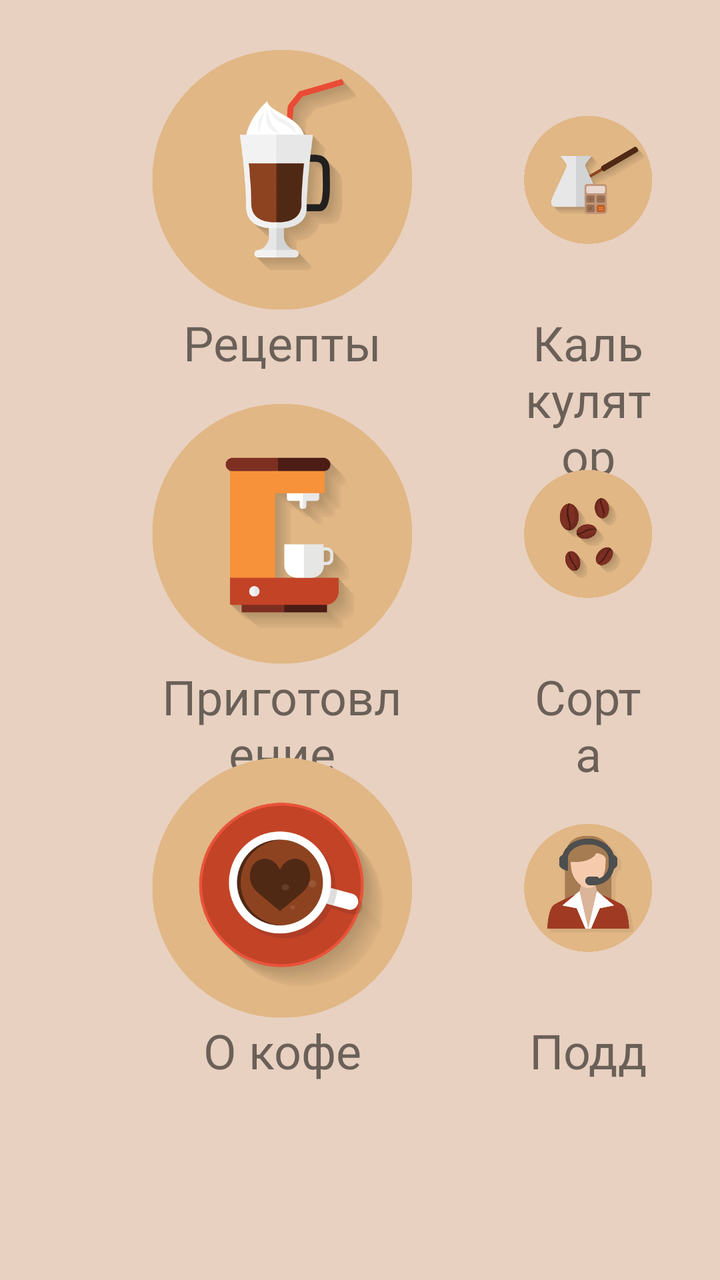
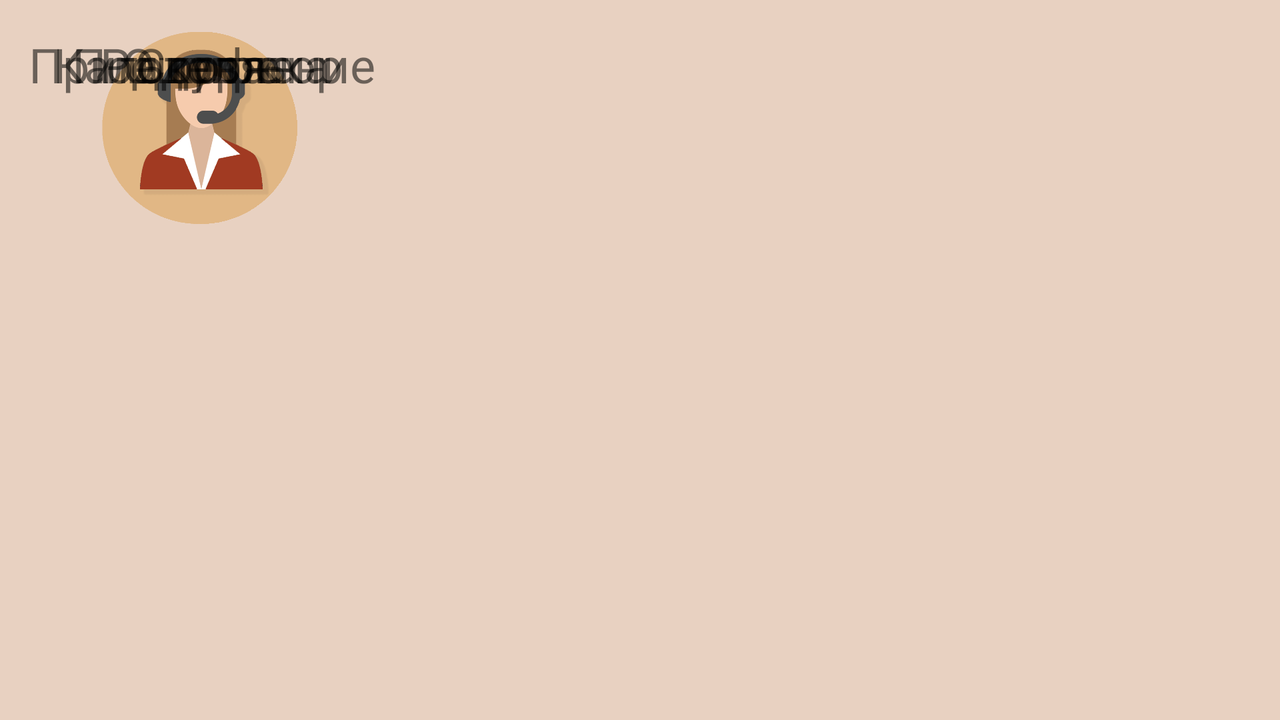

The same Android screen from two of the app's own layout files: first res/layout/ as a phone draws it, then the repository's variant for another configuration, drawn on a device whose configuration selects that folder. Both files follow.
<!-- AndroidManifest.xml: application theme AppTheme -->
<!-- res/layout/activity_main.xml -->
<RelativeLayout xmlns:android="http://schemas.android.com/apk/res/android"
    android:layout_width="match_parent"
    android:layout_height="match_parent"
    android:orientation="vertical"
    android:background="@color/background">
    <FrameLayout
        android:layout_width="match_parent"
        android:id="@+id/main_activity_content_frame"
        android:layout_height="match_parent">

    </FrameLayout>

    <ImageView
        android:layout_width="@dimen/size_pic"
        android:layout_height="@dimen/size_pic"
        android:id="@+id/recipes_button"
        android:src="@drawable/recipes_icon"
        android:scaleType="fitCenter"
        android:gravity="center"
        android:background="@drawable/shadow"
        android:elevation="8dp"
        android:layout_marginLeft="46dp"
        android:layout_marginStart="76dp"
        android:layout_alignTop="@+id/calculator_button" />

    <ImageView
        android:layout_width="@dimen/size_pic"
        android:layout_height="@dimen/size_pic"
        android:id="@+id/calculator_button"
        android:src="@drawable/calculator_icon"
        android:scaleType="fitCenter"
        android:background="@drawable/shadow"
        android:elevation="8dp"
        android:layout_alignParentTop="true"
        android:layout_toRightOf="@+id/recipes_button"
        android:layout_toEndOf="@+id/recipes_button"
        android:layout_marginRight="34dp"
        android:layout_marginLeft="56dp"
        android:layout_marginTop="25dp" />

    <ImageView
        android:layout_width="@dimen/size_pic"
        android:layout_height="@dimen/size_pic"
        android:id="@+id/types_of_devices_button"
        android:src="@drawable/types_of_devices_icon"
        android:scaleType="fitCenter"
        android:background="@drawable/shadow"
        android:elevation="8dp"
        android:gravity="center"
        android:layout_below="@+id/recipes_button"
        android:layout_marginLeft="46dp"
        android:layout_marginStart="76dp"
        android:layout_marginTop="@dimen/margin_top_bottom_icon" />

    <ImageView
        android:layout_width="@dimen/size_pic"
        android:layout_height="@dimen/size_pic"
        android:id="@+id/sort_button"
        android:src="@drawable/beans_sorts_icon"
        android:scaleType="fitCenter"
        android:background="@drawable/shadow"
        android:elevation="8dp"
        android:layout_alignTop="@+id/types_of_devices_button"
        android:layout_marginRight="34dp"
        android:layout_marginLeft="56dp"
        android:layout_toRightOf="@+id/types_of_devices_button" />

    <ImageView
        android:layout_width="@dimen/size_pic"
        android:layout_height="@dimen/size_pic"
        android:id="@+id/about_button"
        android:src="@drawable/about_coffee_icon"
        android:scaleType="fitCenter"
        android:background="@drawable/shadow"
        android:elevation="8dp"
        android:layout_below="@+id/types_of_devices_button"
        android:layout_marginLeft="46dp"
        android:layout_marginStart="76dp"
        android:layout_marginTop="@dimen/margin_top_bottom_icon" />

    <ImageView
        android:layout_width="@dimen/size_pic"
        android:layout_height="@dimen/size_pic"
        android:id="@+id/support_button"
        android:src="@drawable/support_icon"
        android:scaleType="fitCenter"
        android:background="@drawable/shadow"
        android:elevation="8dp"
        android:layout_marginRight="34dp"
        android:layout_marginLeft="56dp"
        android:layout_toRightOf="@+id/about_button"
        android:layout_below="@+id/sort_button"
        android:layout_alignTop="@+id/about_button" />

    <TextView
        android:layout_width="wrap_content"
        android:layout_height="wrap_content"
        android:text="@string/recipes"
        android:id="@+id/textView"
        android:textSize="@dimen/activity_types_name"
        android:layout_alignRight="@+id/recipes_button"
        android:layout_alignEnd="@+id/recipes_button"
        android:layout_below="@+id/recipes_button"
        android:layout_alignLeft="@+id/recipes_button"
        android:layout_alignStart="@+id/recipes_button"
        android:layout_alignParentBottom="false"
        android:layout_alignParentTop="false"
        android:gravity="center_vertical|center_horizontal" />

    <TextView
        android:layout_width="wrap_content"
        android:layout_height="wrap_content"
        android:text="@string/calculator"
        android:id="@+id/textView2"
        android:textSize="@dimen/activity_types_name"
        android:layout_alignRight="@+id/calculator_button"
        android:layout_alignEnd="@+id/calculator_button"
        android:layout_alignTop="@+id/textView"
        android:layout_alignLeft="@+id/calculator_button"
        android:layout_alignStart="@+id/calculator_button"
        android:gravity="center_vertical|center_horizontal" />

    <TextView
        android:layout_width="wrap_content"
        android:layout_height="wrap_content"
        android:text="@string/sorts"
        android:id="@+id/textView3"
        android:textSize="@dimen/activity_types_name"
        android:layout_alignTop="@+id/textView4"
        android:layout_alignLeft="@+id/sort_button"
        android:layout_alignStart="@+id/sort_button"
        android:layout_alignRight="@+id/sort_button"
        android:layout_alignEnd="@+id/sort_button"
        android:gravity="center_horizontal" />

    <TextView
        android:layout_width="wrap_content"
        android:layout_height="wrap_content"
        android:text="@string/devices"
        android:id="@+id/textView4"
        android:textSize="@dimen/activity_types_name"
        android:layout_alignRight="@+id/types_of_devices_button"
        android:layout_alignEnd="@+id/types_of_devices_button"
        android:layout_below="@+id/types_of_devices_button"
        android:gravity="center_horizontal"
        android:layout_alignLeft="@+id/about_button"
        android:layout_alignStart="@+id/about_button" />

    <TextView
        android:layout_width="wrap_content"
        android:layout_height="wrap_content"
        android:text="@string/about"
        android:id="@+id/textView5"
        android:textSize="@dimen/activity_types_name"
        android:layout_gravity="center"
        android:lines="1"
        android:layout_alignLeft="@+id/about_button"
        android:layout_alignStart="@+id/about_button"
        android:layout_below="@+id/about_button"
        android:layout_alignRight="@+id/about_button"
        android:layout_alignEnd="@+id/about_button"
        android:gravity="center_horizontal" />

    <TextView
        android:layout_width="wrap_content"
        android:layout_height="wrap_content"
        android:text="@string/support"
        android:id="@+id/textView6"
        android:textSize="@dimen/activity_types_name"
        android:layout_gravity="center"
        android:lines="1"
        android:layout_alignTop="@+id/textView5"
        android:layout_alignRight="@+id/support_button"
        android:layout_alignEnd="@+id/support_button"
        android:layout_alignBottom="@+id/textView5"
        android:layout_alignLeft="@+id/support_button"
        android:layout_alignStart="@+id/support_button"
        android:gravity="center_horizontal" />
</RelativeLayout>
<!-- resources referenced by this layout -->
<resources>
  <color name="background">#E8D1C1</color>
  <dimen name="activity_types_name">24dp</dimen>
  <dimen name="margin_top_bottom_icon">47dp</dimen>
  <dimen name="size_pic">130dp</dimen>
  <!-- drawable about_coffee_icon: png bitmap (drawable, 58616 bytes) -->
  <!-- drawable beans_sorts_icon: png bitmap (drawable, 40777 bytes) -->
  <!-- drawable calculator_icon: png bitmap (drawable, 26311 bytes) -->
  <!-- drawable recipes_icon: png bitmap (drawable, 32333 bytes) -->
  <!-- drawable support_icon: png bitmap (drawable, 37167 bytes) -->
  <!-- drawable types_of_devices_icon: png bitmap (drawable, 18204 bytes) -->
  <string name="about">О кофе</string>
  <string name="calculator">Калькулятор</string>
  <string name="devices">Приготовление</string>
  <string name="recipes">Рецепты</string>
  <string name="sorts">Сорта</string>
  <string name="support">Поддержка</string>
  <style name="AppTheme" parent="Theme.AppCompat.Light">
          <item name="colorPrimary">@color/toolbar</item>
          <item name="colorPrimaryDark">#72021A</item>
      </style>
  <color name="toolbar">#a13a22</color>
</resources>
<!-- res/layout-land/activity_main.xml (the repository's variant of the layout above) -->
<!-- drawn on the phone turned sideways -->
<?xml version="1.0" encoding="utf-8"?>
<android.support.constraint.ConstraintLayout
    xmlns:android="http://schemas.android.com/apk/res/android"
    xmlns:app="http://schemas.android.com/apk/res-auto"
    xmlns:tools="http://schemas.android.com/tools"
    android:orientation="vertical" android:layout_width="match_parent"
    android:background="@color/background"
    android:padding="@dimen/activity_horizontal_margin"
    android:layout_height="match_parent">


    <ImageView
        android:layout_width="167dp"
        android:layout_height="96dp"
        app:srcCompat="@drawable/recipes_icon"
        tools:layout_editor_absoluteY="0dp"
        tools:layout_editor_absoluteX="0dp"
        android:id="@+id/recipes_button" />

    <ImageView

        android:layout_width="169dp"
        android:layout_height="96dp"
        app:srcCompat="@drawable/types_of_devices_icon"
        tools:layout_editor_absoluteY="0dp"
        tools:layout_editor_absoluteX="206dp"
        android:id="@+id/types_of_devices_button" />

    <ImageView

        android:layout_width="169dp"
        app:srcCompat="@drawable/beans_sorts_icon"
        tools:layout_editor_absoluteY="0dp"
        tools:layout_editor_absoluteX="391dp"
        android:id="@+id/sort_button"
        android:layout_height="96dp" />

    <ImageView
        android:layout_width="166dp"
        android:layout_height="96dp"
        app:srcCompat="@drawable/calculator_icon"
        tools:layout_editor_absoluteY="146dp"
        tools:layout_editor_absoluteX="0dp"
        android:id="@+id/calculator_button" />

    <ImageView
        android:layout_width="169dp"
        android:layout_height="96dp"
        app:srcCompat="@drawable/about_coffee_icon"
        tools:layout_editor_absoluteY="146dp"
        tools:layout_editor_absoluteX="205dp"
        android:id="@+id/about_button" />

    <ImageView
        android:layout_width="169dp"
        android:layout_height="96dp"
        app:srcCompat="@drawable/support_icon"
        tools:layout_editor_absoluteY="146dp"
        tools:layout_editor_absoluteX="390dp"
        android:id="@+id/support_button" />

    <TextView
        android:text="@string/calculator"
        android:layout_width="wrap_content"
        android:layout_height="wrap_content"
        android:id="@+id/textView2"
        android:textSize="@dimen/activity_types_name"
        app:layout_constraintRight_toRightOf="@+id/calculator_button"
        app:layout_constraintLeft_toLeftOf="@+id/calculator_button"
        tools:layout_editor_absoluteY="250dp"
        />

    <TextView
        android:text="@string/recipes"
        android:layout_width="wrap_content"
        android:layout_height="wrap_content"
        tools:layout_editor_absoluteY="101dp"
        android:id="@+id/textView"
        android:textSize="@dimen/activity_types_name"
        app:layout_constraintRight_toRightOf="@+id/recipes_button"
        app:layout_constraintLeft_toLeftOf="@+id/recipes_button" />

    <TextView
        android:text="@string/devices"
        android:layout_width="wrap_content"
        android:layout_height="wrap_content"
        tools:layout_editor_absoluteY="101dp"
        android:id="@+id/textView4"
        app:layout_constraintRight_toRightOf="@+id/types_of_devices_button"
        app:layout_constraintLeft_toLeftOf="@+id/types_of_devices_button"
        android:textSize="@dimen/activity_types_name"
        app:layout_constraintHorizontal_bias="0.4" />

    <TextView
        android:text="@string/about"
        android:layout_width="wrap_content"
        android:layout_height="wrap_content"
        tools:layout_editor_absoluteY="250dp"
        android:id="@+id/textView5"
        app:layout_constraintRight_toRightOf="@+id/about_button"
        app:layout_constraintLeft_toLeftOf="@+id/about_button"
        android:textSize="@dimen/activity_types_name" />

    <TextView
        android:text="@string/sorts"
        android:layout_width="wrap_content"
        android:layout_height="wrap_content"
        tools:layout_editor_absoluteY="101dp"
        android:id="@+id/textView3"
        android:textSize="@dimen/activity_types_name"
        app:layout_constraintRight_toRightOf="@+id/sort_button"
        app:layout_constraintLeft_toLeftOf="@+id/sort_button" />

    <TextView
        android:text="@string/support"
        android:layout_width="wrap_content"
        android:layout_height="wrap_content"
        tools:layout_editor_absoluteY="250dp"
        android:id="@+id/textView6"
        android:textSize="@dimen/activity_types_name"
        app:layout_constraintRight_toRightOf="@+id/support_button"
        app:layout_constraintLeft_toLeftOf="@+id/support_button" />
</android.support.constraint.ConstraintLayout>
<!-- resources referenced by the variant -->
<!-- as the phone turned sideways resolves them -->
<resources>
  <color name="background">#E8D1C1</color>
  <dimen name="activity_horizontal_margin">16dp</dimen>
  <dimen name="activity_types_name">24dp</dimen>
  <!-- drawable about_coffee_icon: png bitmap (drawable, 58616 bytes) -->
  <!-- drawable beans_sorts_icon: png bitmap (drawable, 40777 bytes) -->
  <!-- drawable calculator_icon: png bitmap (drawable, 26311 bytes) -->
  <!-- drawable recipes_icon: png bitmap (drawable, 32333 bytes) -->
  <!-- drawable support_icon: png bitmap (drawable, 37167 bytes) -->
  <!-- drawable types_of_devices_icon: png bitmap (drawable, 18204 bytes) -->
  <string name="about">О кофе</string>
  <string name="calculator">Калькулятор</string>
  <string name="devices">Приготовление</string>
  <string name="recipes">Рецепты</string>
  <string name="sorts">Сорта</string>
  <string name="support">Поддержка</string>
  <style name="AppTheme" parent="Theme.AppCompat.Light">
          <item name="colorPrimary">@color/toolbar</item>
          <item name="colorPrimaryDark">#72021A</item>
      </style>
  <color name="toolbar">#a13a22</color>
</resources>
